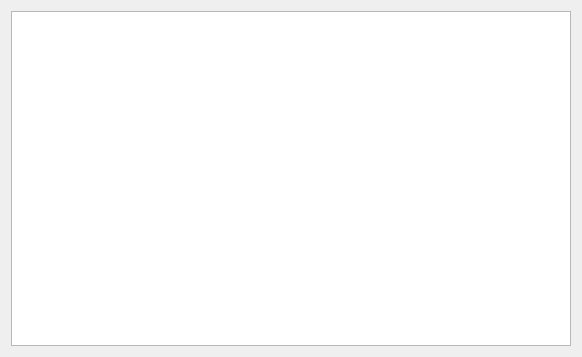
<?xml version="1.0" encoding="UTF-8"?>
<ui version="4.0">
 <class>DlgNotifications</class>
 <widget class="QDialog" name="DlgNotifications">
  <property name="geometry">
   <rect>
    <x>0</x>
    <y>0</y>
    <width>582</width>
    <height>357</height>
   </rect>
  </property>
  <property name="windowTitle">
   <string>Dialog</string>
  </property>
  <layout class="QVBoxLayout" name="verticalLayout">
   <item>
    <widget class="QTableView" name="tv_notifications"/>
   </item>
  </layout>
 </widget>
 <resources/>
 <connections/>
</ui>
